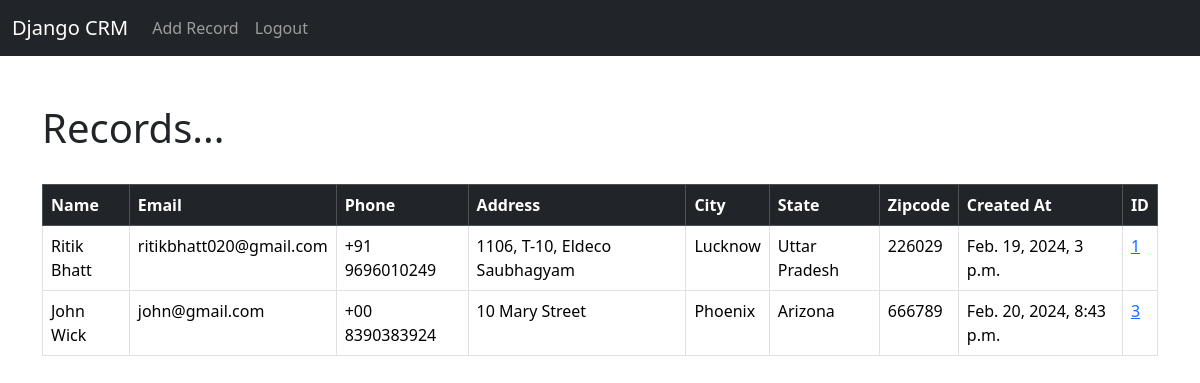
The app's page / (signed in) with its own data.
### website/models.py (models this page shows, shortened)
class Record(models.Model):
    created_at = models.DateTimeField(auto_now_add=True)
    first_name = models.CharField(max_length=50)
    last_name = models.CharField(max_length=50)
    email = models.CharField(max_length=100)
    phone = models.CharField(max_length=15)
    address = models.CharField(max_length=100)
    city = models.CharField(max_length=50)
    state = models.CharField(max_length=50)
    zipcode = models.CharField(max_length=20)

### website/views.py (the view)
# urls.py: 2. Add a URL to urlpatterns:  path('', views.home, name='home')
def home(request):
    records = Record.objects.all()
    if request.method == 'POST':
        username = request.POST['username']
        password = request.POST['password']
        user = authenticate(request, username=username, password=password)
        if user is not None:
            login(request, user)
            messages.success(request, "You have been Logged In!")
            return redirect('home')
        else:
            messages.success(request, "There was an Error Loggin in, please try again...")
            return redirect('home')
    else:
        return render(request, 'home.html', {'records': records})

### website/templates/home.html (shortened to what this page needs)
{% extends "base.html" %}
{% block content %}
{% if user.is_authenticated %}
<h1>Records...</h1>
<table class="table table-hover table-bordered">
    <thead class="table-dark">
      <tr>
        <th scope="col">Name</th>
        <th scope="col">Email</th>
        <th scope="col">Phone</th>
        <th scope="col">Address</th>
        <th scope="col">City</th>
        <th scope="col">State</th>
        <th scope="col">Zipcode</th>
        <th scope="col">Created At</th>
        <th scope="col">ID</th>
      </tr>
    </thead>
    <tbody>
        {% if records %}
        {% for record in records %}
          <tr>
            <td>{{ record.first_name }} {{ record.last_name }} </td>
            <td>{{ record.email }} </td>
            <td>{{ record.phone }} </td>
            <td>{{ record.address }} </td>
            <td>{{ record.city }} </td>
            <td>{{ record.state }} </td>
            <td>{{ record.zipcode }} </td>
            <td>{{ record.created_at }} </td>
            <td><a href="{% url "record" record.id %}"> {{ record.id }} </a></td>
          </tr>
        {% endfor %}
    {% endif %}
    </tbody>
</table>
{% endif %}
{% endblock  %}

### records on screen
Record: first_name "Ritik", last_name "Bhatt", email "ritikbhatt020@gmail.com", phone "+91 9696010249", address "1106, T-10, Eldeco Saubhagyam", city "Lucknow", state "Uttar Pradesh", zipcode "226029", created_at "Feb. 19, 2024, 3 p.m.", id "1"
Record: first_name "John", last_name "Wick", email "john@gmail.com", phone "+00 8390383924", address "10 Mary Street", city "Phoenix", state "Arizona", zipcode "666789", created_at "Feb. 20, 2024, 8:43 p.m.", id "3"
